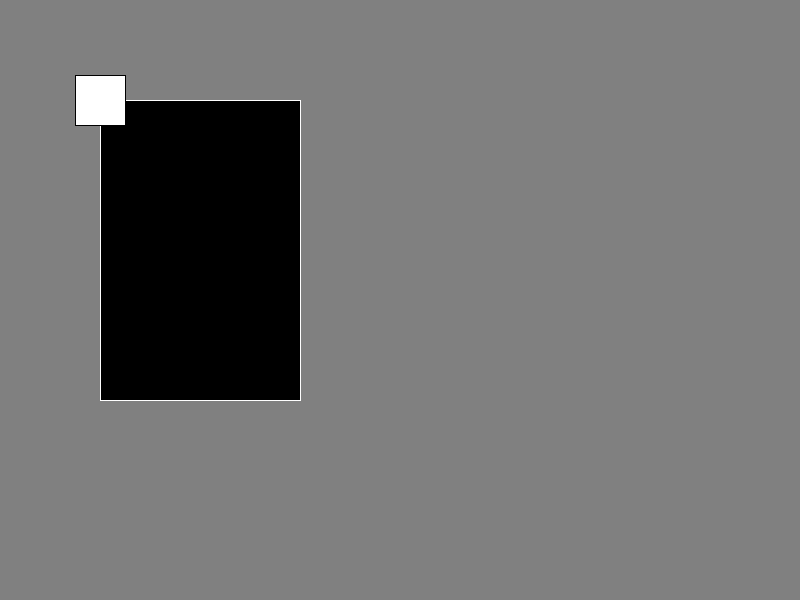
Frame 1 (no input)
Frame 60 (the mouse pressed at the canvas centre just before this capture): identical to frame 1, image omitted
Frame 120 (the mouse held since frame 60 and released just before this capture): identical to frame 1, image omitted

The Processing sketch that drew this single still picture (run headless with seeded random() and noise(); from frame 60 on, the mouse is pressed at the canvas centre):

// Processing sketch: day1_6
// ── day1_6.pde
// Interactive Digital Multimedia Techniques
// Queen Mary University of London, 2014

void setup() {
  size(800, 600);
  background(128);
}

void draw() {
  fill(0);      // fill changes the color of the interior of the shape
  stroke(255);  // stroke changes the color of the border of the shape
  
  // In mode CORNER, parameters are:
  // (X, Y) for upper left corner, width, height
  rectMode(CORNER);
  rect(100, 100, 200, 300);
  
  // In mode CENTER, parameters are:
  // (X, Y) for middle of shape, width, height
  rectMode(CENTER);
  fill(255);
  stroke(0);
  
  // What colour is this rectangle?
  
  rect(100, 100, 50, 50);
}
